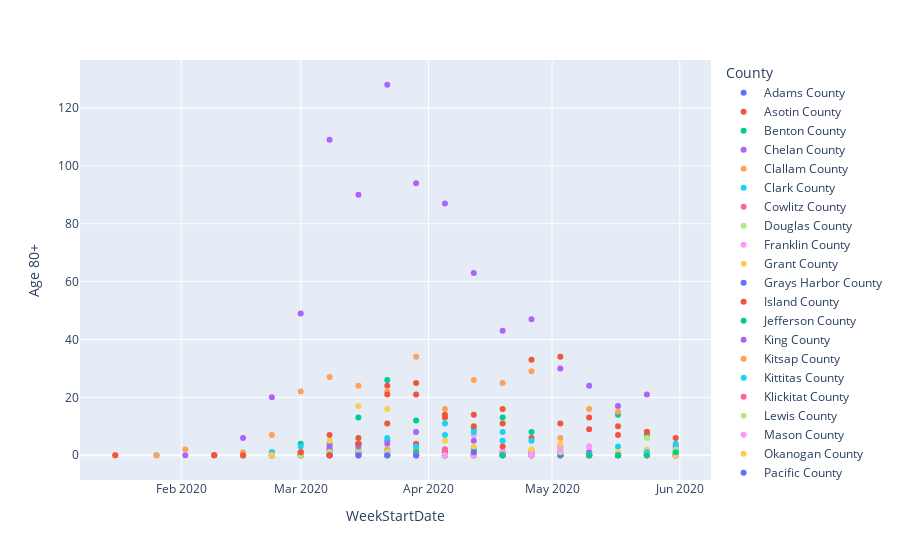

Notebook code for this chart:
### Code cell
px.scatter(df, x="WeekStartDate", y='Age 80+', color='County')

### Figure 1 — Plotly figure (JSON) as saved in the notebook; plotly's stock layout.template omitted (floating-point values rounded to 4 significant figures)
{"data": [{"hovertemplate": "County=Adams County<br>WeekStartDate=%{x}<br>Age 80+=%{y}<extra></extra>", "legendgroup": "Adams County", "marker": {"color": "#636efa", "symbol": "circle"}, "mode": "markers", "name": "Adams County", "orientation": "v", "showlegend": true, "type": "scatter", "x": ["2020-03-08", "2020-03-15", "2020-03-22", "2020-03-29", "2020-04-05", "2020-04-12", "2020-04-19", "2020-04-26", "2020-05-03", "2020-05-10", "2020-05-17", "2020-05-24", "2020-05-31"], "xaxis": "x", "y": [0, 0, 0, 0, 0, 0, 0, 0, 0, 0, 0, 0, 0], "yaxis": "y"}, {"hovertemplate": "County=Asotin County<br>WeekStartDate=%{x}<br>Age 80+=%{y}<extra></extra>", "legendgroup": "Asotin County", "marker": {"color": "#EF553B", "symbol": "circle"}, "mode": "markers", "name": "Asotin County", "orientation": "v", "showlegend": true, "type": "scatter", "x": ["2020-03-15", "2020-03-29", "2020-04-05", "2020-04-12", "2020-04-19", "2020-05-17"], "xaxis": "x", "y": [0, 0, 1, 0, 1, 0], "yaxis": "y"}, {"hovertemplate": "County=Benton County<br>WeekStartDate=%{x}<br>Age 80+=%{y}<extra></extra>", "legendgroup": "Benton County", "marker": {"color": "#00cc96", "symbol": "circle"}, "mode": "markers", "name": "Benton County", "orientation": "v", "showlegend": true, "type": "scatter", "x": ["2020-02-16", "2020-03-01", "2020-03-08", "2020-03-15", "2020-03-22", "2020-03-29", "2020-04-05", "2020-04-12", "2020-04-19", "2020-04-26", "2020-05-03", "2020-05-10", "2020-05-17", "2020-05-24", "2020-05-31"], "xaxis": "x", "y": [0, 4, 4, 13, 26, 12, 2, 2, 13, 8, 3, 1, 14, 7, 2], "yaxis": "y"}, {"hovertemplate": "County=Chelan County<br>WeekStartDate=%{x}<br>Age 80+=%{y}<extra></extra>", "legendgroup": "Chelan County", "marker": {"color": "#ab63fa", "symbol": "circle"}, "mode": "markers", "name": "Chelan County", "orientation": "v", "showlegend": true, "type": "scatter", "x": ["2020-02-09", "2020-03-08", "2020-03-15", "2020-03-22", "2020-03-29", "2020-04-05", "2020-04-12", "2020-04-19", "2020-04-26", "2020-05-03", "2020-05-10", "2020-05-17", "2020-05-24", "2020-05-31"], "xaxis": "x", "y": [0, 1, 2, 4, 1, 0, 0, 0, 0, 0, 1, 0, 0, 0], "yaxis": "y"}, {"hovertemplate": "County=Clallam County<br>WeekStartDate=%{x}<br>Age 80+=%{y}<extra></extra>", "legendgroup": "Clallam County", "marker": {"color": "#FFA15A", "symbol": "circle"}, "mode": "markers", "name": "Clallam County", "orientation": "v", "showlegend": true, "type": "scatter", "x": ["2020-03-01", "2020-03-08", "2020-03-15", "2020-03-29", "2020-04-05", "2020-04-19", "2020-04-26", "2020-05-10", "2020-05-17", "2020-05-24"], "xaxis": "x", "y": [0, 0, 0, 0, 0, 1, 0, 0, 0, 1], "yaxis": "y"}, {"hovertemplate": "County=Clark County<br>WeekStartDate=%{x}<br>Age 80+=%{y}<extra></extra>", "legendgroup": "Clark County", "marker": {"color": "#19d3f3", "symbol": "circle"}, "mode": "markers", "name": "Clark County", "orientation": "v", "showlegend": true, "type": "scatter", "x": ["2020-02-23", "2020-03-01", "2020-03-08", "2020-03-15", "2020-03-22", "2020-03-29", "2020-04-05", "2020-04-12", "2020-04-19", "2020-04-26", "2020-05-03", "2020-05-10", "2020-05-17", "2020-05-24", "2020-05-31"], "xaxis": "x", "y": [1, 3, 0, 4, 2, 3, 7, 9, 8, 1, 0, 0, 0, 1, 0], "yaxis": "y"}, {"hovertemplate": "County=Cowlitz County<br>WeekStartDate=%{x}<br>Age 80+=%{y}<extra></extra>", "legendgroup": "Cowlitz County", "marker": {"color": "#FF6692", "symbol": "circle"}, "mode": "markers", "name": "Cowlitz County", "orientation": "v", "showlegend": true, "type": "scatter", "x": ["2020-02-23", "2020-03-01", "2020-03-08", "2020-03-15", "2020-03-22", "2020-03-29", "2020-04-05", "2020-04-12", "2020-04-19", "2020-04-26", "2020-05-03", "2020-05-10", "2020-05-17", "2020-05-24", "2020-05-31"], "xaxis": "x", "y": [0, 0, 0, 1, 0, 0, 0, 0, 0, 0, 0, 0, 0, 0, 0], "yaxis": "y"}, {"hovertemplate": "County=Douglas County<br>WeekStartDate=%{x}<br>Age 80+=%{y}<extra></extra>", "legendgroup": "Douglas County", "marker": {"color": "#B6E880", "symbol": "circle"}, "mode": "markers", "name": "Douglas County", "orientation": "v", "showlegend": true, "type": "scatter", "x": ["2020-03-01", "2020-03-08", "2020-03-15", "2020-03-22", "2020-03-29", "2020-04-05", "2020-04-12", "2020-04-19", "2020-04-26", "2020-05-03", "2020-05-10", "2020-05-17", "2020-05-24", "2020-05-31"], "xaxis": "x", "y": [0, 1, 0, 2, 0, 1, 1, 0, 2, 0, 0, 0, 0, 0], "yaxis": "y"}, {"hovertemplate": "County=Franklin County<br>WeekStartDate=%{x}<br>Age 80+=%{y}<extra></extra>", "legendgroup": "Franklin County", "marker": {"color": "#FF97FF", "symbol": "circle"}, "mode": "markers", "name": "Franklin County", "orientation": "v", "showlegend": true, "type": "scatter", "x": ["2020-02-09", "2020-02-23", "2020-03-01", "2020-03-08", "2020-03-15", "2020-03-22", "2020-03-29", "2020-04-05", "2020-04-12", "2020-04-19", "2020-04-26", "2020-05-03", "2020-05-10", "2020-05-17", "2020-05-24", "2020-05-31"], "xaxis": "x", "y": [0, 0, 0, 0, 1, 0, 2, 2, 7, 5, 1, 3, 3, 0, 1, 1], "yaxis": "y"}, {"hovertemplate": "County=Grant County<br>WeekStartDate=%{x}<br>Age 80+=%{y}<extra></extra>", "legendgroup": "Grant County", "marker": {"color": "#FECB52", "symbol": "circle"}, "mode": "markers", "name": "Grant County", "orientation": "v", "showlegend": true, "type": "scatter", "x": ["2020-02-16", "2020-02-23", "2020-03-01", "2020-03-08", "2020-03-15", "2020-03-22", "2020-03-29", "2020-04-05", "2020-04-12", "2020-04-19", "2020-04-26", "2020-05-03", "2020-05-10", "2020-05-17", "2020-05-24", "2020-05-31"], "xaxis": "x", "y": [0, 1, 0, 0, 0, 0, 0, 0, 0, 0, 0, 0, 0, 0, 2, 0], "yaxis": "y"}, {"hovertemplate": "County=Grays Harbor County<br>WeekStartDate=%{x}<br>Age 80+=%{y}<extra></extra>", "legendgroup": "Grays Harbor County", "marker": {"color": "#636efa", "symbol": "circle"}, "mode": "markers", "name": "Grays Harbor County", "orientation": "v", "showlegend": true, "type": "scatter", "x": ["2020-02-16", "2020-02-23", "2020-03-01", "2020-03-15", "2020-03-22", "2020-03-29", "2020-04-05", "2020-04-26", "2020-05-03", "2020-05-17", "2020-05-24", "2020-05-31"], "xaxis": "x", "y": [0, 0, 0, 0, 0, 0, 0, 1, 0, 0, 0, 0], "yaxis": "y"}, {"hovertemplate": "County=Island County<br>WeekStartDate=%{x}<br>Age 80+=%{y}<extra></extra>", "legendgroup": "Island County", "marker": {"color": "#EF553B", "symbol": "circle"}, "mode": "markers", "name": "Island County", "orientation": "v", "showlegend": true, "type": "scatter", "x": ["2020-02-23", "2020-03-01", "2020-03-08", "2020-03-15", "2020-03-22", "2020-03-29", "2020-04-05", "2020-04-12", "2020-04-19", "2020-04-26", "2020-05-03", "2020-05-10", "2020-05-24"], "xaxis": "x", "y": [0, 0, 2, 4, 24, 4, 1, 0, 3, 0, 0, 0, 0], "yaxis": "y"}, {"hovertemplate": "County=Jefferson County<br>WeekStartDate=%{x}<br>Age 80+=%{y}<extra></extra>", "legendgroup": "Jefferson County", "marker": {"color": "#00cc96", "symbol": "circle"}, "mode": "markers", "name": "Jefferson County", "orientation": "v", "showlegend": true, "type": "scatter", "x": ["2020-02-23", "2020-03-01", "2020-03-08", "2020-03-15", "2020-03-22", "2020-03-29", "2020-05-31"], "xaxis": "x", "y": [0, 0, 0, 1, 1, 0, 0], "yaxis": "y"}, {"hovertemplate": "County=King County<br>WeekStartDate=%{x}<br>Age 80+=%{y}<extra></extra>", "legendgroup": "King County", "marker": {"color": "#ab63fa", "symbol": "circle"}, "mode": "markers", "name": "King County", "orientation": "v", "showlegend": true, "type": "scatter", "x": ["2020-02-02", "2020-02-09", "2020-02-16", "2020-02-23", "2020-03-01", "2020-03-08", "2020-03-15", "2020-03-22", "2020-03-29", "2020-04-05", "2020-04-12", "2020-04-19", "2020-04-26", "2020-05-03", "2020-05-10", "2020-05-17", "2020-05-24", "2020-05-31"], "xaxis": "x", "y": [0, 0, 6, 20, 49, 109, 90, 128, 94, 87, 63, 43, 47, 30, 24, 17, 21, 3], "yaxis": "y"}, {"hovertemplate": "County=Kitsap County<br>WeekStartDate=%{x}<br>Age 80+=%{y}<extra></extra>", "legendgroup": "Kitsap County", "marker": {"color": "#FFA15A", "symbol": "circle"}, "mode": "markers", "name": "Kitsap County", "orientation": "v", "showlegend": true, "type": "scatter", "x": ["2020-02-16", "2020-02-23", "2020-03-01", "2020-03-08", "2020-03-15", "2020-03-22", "2020-03-29", "2020-04-05", "2020-04-12", "2020-04-19", "2020-04-26", "2020-05-03", "2020-05-10", "2020-05-24", "2020-05-31"], "xaxis": "x", "y": [0, 0, 0, 0, 1, 2, 2, 0, 1, 0, 0, 0, 0, 0, 0], "yaxis": "y"}, {"hovertemplate": "County=Kittitas County<br>WeekStartDate=%{x}<br>Age 80+=%{y}<extra></extra>", "legendgroup": "Kittitas County", "marker": {"color": "#19d3f3", "symbol": "circle"}, "mode": "markers", "name": "Kittitas County", "orientation": "v", "showlegend": true, "type": "scatter", "x": ["2020-01-26", "2020-02-16", "2020-03-08", "2020-03-15", "2020-03-22", "2020-03-29", "2020-04-05", "2020-04-19", "2020-04-26", "2020-05-03", "2020-05-10", "2020-05-17", "2020-05-24", "2020-05-31"], "xaxis": "x", "y": [0, 0, 0, 0, 0, 0, 0, 0, 0, 0, 0, 0, 0, 0], "yaxis": "y"}, {"hovertemplate": "County=Klickitat County<br>WeekStartDate=%{x}<br>Age 80+=%{y}<extra></extra>", "legendgroup": "Klickitat County", "marker": {"color": "#FF6692", "symbol": "circle"}, "mode": "markers", "name": "Klickitat County", "orientation": "v", "showlegend": true, "type": "scatter", "x": ["2020-03-01", "2020-03-15", "2020-03-22", "2020-03-29", "2020-04-05", "2020-04-19", "2020-04-26", "2020-05-03", "2020-05-10", "2020-05-17", "2020-05-24", "2020-05-31"], "xaxis": "x", "y": [0, 0, 1, 0, 2, 0, 0, 0, 0, 0, 0, 0], "yaxis": "y"}, {"hovertemplate": "County=Lewis County<br>WeekStartDate=%{x}<br>Age 80+=%{y}<extra></extra>", "legendgroup": "Lewis County", "marker": {"color": "#B6E880", "symbol": "circle"}, "mode": "markers", "name": "Lewis County", "orientation": "v", "showlegend": true, "type": "scatter", "x": ["2020-03-08", "2020-03-15", "2020-03-22", "2020-03-29", "2020-04-05", "2020-04-12", "2020-04-19", "2020-04-26", "2020-05-03", "2020-05-10", "2020-05-24"], "xaxis": "x", "y": [1, 2, 1, 0, 0, 0, 0, 0, 0, 0, 0], "yaxis": "y"}, {"hovertemplate": "County=Mason County<br>WeekStartDate=%{x}<br>Age 80+=%{y}<extra></extra>", "legendgroup": "Mason County", "marker": {"color": "#FF97FF", "symbol": "circle"}, "mode": "markers", "name": "Mason County", "orientation": "v", "showlegend": true, "type": "scatter", "x": ["2020-03-08", "2020-03-15", "2020-03-22", "2020-03-29", "2020-04-12", "2020-04-19", "2020-04-26", "2020-05-03", "2020-05-10", "2020-05-17", "2020-05-24", "2020-05-31"], "xaxis": "x", "y": [1, 0, 0, 0, 0, 0, 1, 0, 0, 0, 0, 0], "yaxis": "y"}, {"hovertemplate": "County=Okanogan County<br>WeekStartDate=%{x}<br>Age 80+=%{y}<extra></extra>", "legendgroup": "Okanogan County", "marker": {"color": "#FECB52", "symbol": "circle"}, "mode": "markers", "name": "Okanogan County", "orientation": "v", "showlegend": true, "type": "scatter", "x": ["2020-03-08", "2020-03-15", "2020-03-22", "2020-03-29", "2020-04-05", "2020-04-12", "2020-04-19", "2020-04-26", "2020-05-03", "2020-05-10", "2020-05-17", "2020-05-24", "2020-05-31"], "xaxis": "x", "y": [0, 0, 0, 0, 0, 0, 0, 0, 0, 0, 0, 0, 0], "yaxis": "y"}, {"hovertemplate": "County=Pacific County<br>WeekStartDate=%{x}<br>Age 80+=%{y}<extra></extra>", "legendgroup": "Pacific County", "marker": {"color": "#636efa", "symbol": "circle"}, "mode": "markers", "name": "Pacific County", "orientation": "v", "showlegend": true, "type": "scatter", "x": ["2020-03-29", "2020-04-05", "2020-04-19", "2020-04-26", "2020-05-03"], "xaxis": "x", "y": [0, 0, 0, 0, 0], "yaxis": "y"}, {"hovertemplate": "County=Pierce County<br>WeekStartDate=%{x}<br>Age 80+=%{y}<extra></extra>", "legendgroup": "Pierce County", "marker": {"color": "#EF553B", "symbol": "circle"}, "mode": "markers", "name": "Pierce County", "orientation": "v", "showlegend": true, "type": "scatter", "x": ["2020-02-16", "2020-02-23", "2020-03-01", "2020-03-08", "2020-03-15", "2020-03-22", "2020-03-29", "2020-04-05", "2020-04-12", "2020-04-19", "2020-04-26", "2020-05-03", "2020-05-10", "2020-05-17", "2020-05-24", "2020-05-31"], "xaxis": "x", "y": [0, 0, 1, 7, 6, 11, 25, 13, 10, 11, 6, 11, 9, 7, 8, 0], "yaxis": "y"}, {"hovertemplate": "County=San Juan County<br>WeekStartDate=%{x}<br>Age 80+=%{y}<extra></extra>", "legendgroup": "San Juan County", "marker": {"color": "#00cc96", "symbol": "circle"}, "mode": "markers", "name": "San Juan County", "orientation": "v", "showlegend": true, "type": "scatter", "x": ["2020-03-08", "2020-03-15", "2020-03-22", "2020-03-29", "2020-04-05", "2020-04-12"], "xaxis": "x", "y": [0, 0, 0, 1, 0, 0], "yaxis": "y"}, {"hovertemplate": "County=Skagit County<br>WeekStartDate=%{x}<br>Age 80+=%{y}<extra></extra>", "legendgroup": "Skagit County", "marker": {"color": "#ab63fa", "symbol": "circle"}, "mode": "markers", "name": "Skagit County", "orientation": "v", "showlegend": true, "type": "scatter", "x": ["2020-02-16", "2020-02-23", "2020-03-01", "2020-03-08", "2020-03-15", "2020-03-22", "2020-03-29", "2020-04-05", "2020-04-12", "2020-04-19", "2020-04-26", "2020-05-03", "2020-05-10", "2020-05-17", "2020-05-24", "2020-05-31"], "xaxis": "x", "y": [0, 0, 1, 3, 3, 5, 8, 0, 5, 1, 0, 1, 0, 0, 0, 0], "yaxis": "y"}, {"hovertemplate": "County=Snohomish County<br>WeekStartDate=%{x}<br>Age 80+=%{y}<extra></extra>", "legendgroup": "Snohomish County", "marker": {"color": "#FFA15A", "symbol": "circle"}, "mode": "markers", "name": "Snohomish County", "orientation": "v", "showlegend": true, "type": "scatter", "x": ["2020-01-16", "2020-01-26", "2020-02-02", "2020-02-09", "2020-02-16", "2020-02-23", "2020-03-01", "2020-03-08", "2020-03-15", "2020-03-22", "2020-03-29", "2020-04-05", "2020-04-12", "2020-04-19", "2020-04-26", "2020-05-03", "2020-05-10", "2020-05-17", "2020-05-24", "2020-05-31"], "xaxis": "x", "y": [0, 0, 2, 0, 1, 7, 22, 27, 24, 22, 34, 16, 26, 25, 29, 6, 16, 15, 0, 1], "yaxis": "y"}, {"hovertemplate": "County=Spokane County<br>WeekStartDate=%{x}<br>Age 80+=%{y}<extra></extra>", "legendgroup": "Spokane County", "marker": {"color": "#19d3f3", "symbol": "circle"}, "mode": "markers", "name": "Spokane County", "orientation": "v", "showlegend": true, "type": "scatter", "x": ["2020-02-16", "2020-02-23", "2020-03-01", "2020-03-08", "2020-03-15", "2020-03-22", "2020-03-29", "2020-04-05", "2020-04-12", "2020-04-19", "2020-04-26", "2020-05-03", "2020-05-10", "2020-05-17", "2020-05-24", "2020-05-31"], "xaxis": "x", "y": [0, 1, 0, 1, 4, 6, 3, 11, 8, 5, 5, 1, 0, 3, 1, 4], "yaxis": "y"}, {"hovertemplate": "County=Stevens County<br>WeekStartDate=%{x}<br>Age 80+=%{y}<extra></extra>", "legendgroup": "Stevens County", "marker": {"color": "#FF6692", "symbol": "circle"}, "mode": "markers", "name": "Stevens County", "orientation": "v", "showlegend": true, "type": "scatter", "x": ["2020-03-01", "2020-03-08", "2020-03-15", "2020-03-22", "2020-03-29", "2020-04-12", "2020-05-10", "2020-05-17", "2020-05-24"], "xaxis": "x", "y": [0, 0, 0, 0, 0, 0, 0, 0, 0], "yaxis": "y"}, {"hovertemplate": "County=Thurston County<br>WeekStartDate=%{x}<br>Age 80+=%{y}<extra></extra>", "legendgroup": "Thurston County", "marker": {"color": "#B6E880", "symbol": "circle"}, "mode": "markers", "name": "Thurston County", "orientation": "v", "showlegend": true, "type": "scatter", "x": ["2020-02-23", "2020-03-01", "2020-03-08", "2020-03-15", "2020-03-22", "2020-03-29", "2020-04-05", "2020-04-12", "2020-04-19", "2020-04-26", "2020-05-03", "2020-05-10", "2020-05-17", "2020-05-24", "2020-05-31"], "xaxis": "x", "y": [0, 0, 1, 0, 1, 0, 0, 0, 0, 0, 1, 0, 0, 6, 2], "yaxis": "y"}, {"hovertemplate": "County=Walla Walla County<br>WeekStartDate=%{x}<br>Age 80+=%{y}<extra></extra>", "legendgroup": "Walla Walla County", "marker": {"color": "#FF97FF", "symbol": "circle"}, "mode": "markers", "name": "Walla Walla County", "orientation": "v", "showlegend": true, "type": "scatter", "x": ["2020-03-08", "2020-03-15", "2020-03-22", "2020-03-29", "2020-04-05", "2020-04-12", "2020-04-19", "2020-04-26", "2020-05-03", "2020-05-10", "2020-05-17", "2020-05-24", "2020-05-31"], "xaxis": "x", "y": [0, 0, 0, 0, 0, 0, 1, 0, 2, 3, 0, 0, 0], "yaxis": "y"}, {"hovertemplate": "County=Whatcom County<br>WeekStartDate=%{x}<br>Age 80+=%{y}<extra></extra>", "legendgroup": "Whatcom County", "marker": {"color": "#FECB52", "symbol": "circle"}, "mode": "markers", "name": "Whatcom County", "orientation": "v", "showlegend": true, "type": "scatter", "x": ["2020-02-16", "2020-02-23", "2020-03-01", "2020-03-08", "2020-03-15", "2020-03-22", "2020-03-29", "2020-04-05", "2020-04-12", "2020-04-19", "2020-04-26", "2020-05-03", "2020-05-10", "2020-05-17", "2020-05-24", "2020-05-31"], "xaxis": "x", "y": [0, 0, 1, 5, 17, 16, 21, 5, 3, 0, 2, 4, 0, 1, 0, 0], "yaxis": "y"}, {"hovertemplate": "County=Whitman County<br>WeekStartDate=%{x}<br>Age 80+=%{y}<extra></extra>", "legendgroup": "Whitman County", "marker": {"color": "#636efa", "symbol": "circle"}, "mode": "markers", "name": "Whitman County", "orientation": "v", "showlegend": true, "type": "scatter", "x": ["2020-03-08", "2020-03-15", "2020-03-22", "2020-03-29", "2020-04-12", "2020-04-19", "2020-05-10", "2020-05-17"], "xaxis": "x", "y": [0, 0, 0, 0, 1, 0, 0, 0], "yaxis": "y"}, {"hovertemplate": "County=Yakima County<br>WeekStartDate=%{x}<br>Age 80+=%{y}<extra></extra>", "legendgroup": "Yakima County", "marker": {"color": "#EF553B", "symbol": "circle"}, "mode": "markers", "name": "Yakima County", "orientation": "v", "showlegend": true, "type": "scatter", "x": ["2020-01-16", "2020-02-09", "2020-02-16", "2020-03-01", "2020-03-08", "2020-03-15", "2020-03-22", "2020-03-29", "2020-04-05", "2020-04-12", "2020-04-19", "2020-04-26", "2020-05-03", "2020-05-10", "2020-05-17", "2020-05-24", "2020-05-31"], "xaxis": "x", "y": [0, 0, 0, 1, 0, 4, 21, 21, 14, 14, 16, 33, 34, 13, 10, 8, 6], "yaxis": "y"}, {"hovertemplate": "County=Unassigned<br>WeekStartDate=%{x}<br>Age 80+=%{y}<extra></extra>", "legendgroup": "Unassigned", "marker": {"color": "#00cc96", "symbol": "circle"}, "mode": "markers", "name": "Unassigned", "orientation": "v", "showlegend": true, "type": "scatter", "x": ["2020-04-19", "2020-05-10", "2020-05-17", "2020-05-24", "2020-05-31"], "xaxis": "x", "y": [0, 0, 0, 0, 1], "yaxis": "y"}], "layout": {"legend": {"title": {"text": "County"}, "tracegroupgap": 0}, "margin": {"t": 60}, "xaxis": {"anchor": "y", "domain": [0, 1], "title": {"text": "WeekStartDate"}}, "yaxis": {"anchor": "x", "domain": [0, 1], "title": {"text": "Age 80+"}}}}
